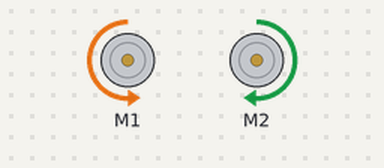
This sketch was run on a simulated Arduino Uno, built with avr-gcc and run on an emulated ATmega328P. On the bench: 2 × DC motor (green arrow = forward, orange = backward, longer = faster). What the sketch prints to the serial monitor is not drawn.

Above: at 0.5 s.
Timing chart, 0 to 3.5 s (numbered marks = the images above):
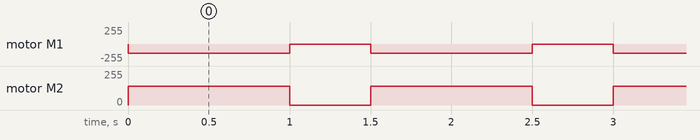

The sketch:

motor_driver_R3_chield.ino
```cpp
#include<AFMotor.h>

AF_DCMotor Motor1(1, MOTOR12_1KHZ);
AF_DCMotor Motor2(2, MOTOR12_1KHZ);

void setup() {
  // put your setup code here, to run once:
  Serial.begin(9600);
}

void forword() { // turn it on going forward
  Motor1.setSpeed(160);
  Motor1.run(FORWARD);
  Motor2.setSpeed(160);
  Motor2.run(FORWARD);
}

void backword() { // the other way
  Motor1.setSpeed(120);
  Motor1.run(BACKWARD);
  Motor2.setSpeed(120);
  Motor2.run(BACKWARD);
}

void turnRight() { // the other right
  Motor1.setSpeed(220);
  Motor1.run(FORWARD);
  Motor2.setSpeed(220);
  Motor2.run(BACKWARD);
}

void turnLeft() { // turn it on going left
  Motor1.setSpeed(140);
  Motor1.run(BACKWARD);
  Motor2.setSpeed(140);
  Motor2.run(FORWARD);
}

void stop() { // stopped
  Motor1.setSpeed(0);
  Motor1.run(RELEASE);
  Motor2.setSpeed(0);
  Motor2.run(RELEASE);
}

void loop() {
  // put your main code here, to run repeatedly:
//  Serial.println("forward");
//  forword();
//  delay(1000);
//  stop();
//  delay(500);
//  Serial.println("right");
//  turnRight();
//  delay(1000);
//  stop();
//  delay(500);
  Serial.println("left");
  turnLeft();
  delay(1000);
  stop();
  delay(500);
}
```

Measured:
- by itself, motor M1: alternates backward 140/255 for 1.0 s and stopped for 0.50 s
- by itself, motor M2: alternates forward 140/255 for 1.0 s and stopped for 0.50 s
